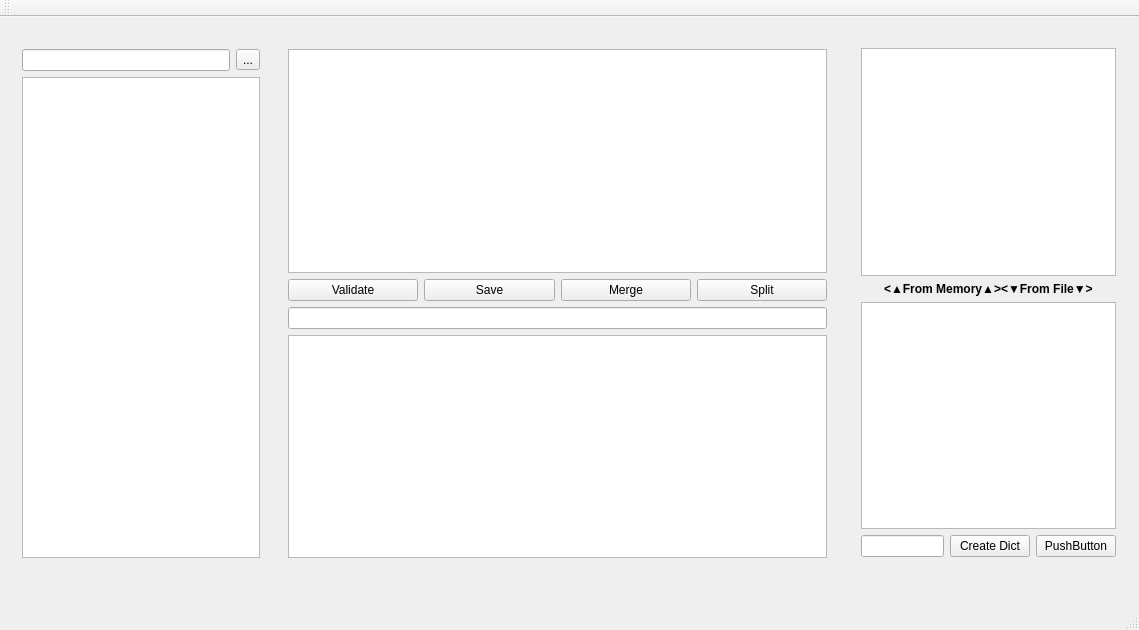
<?xml version="1.0" encoding="UTF-8"?>
<ui version="4.0">
 <class>MainWindow</class>
 <widget class="QMainWindow" name="MainWindow">
  <property name="geometry">
   <rect>
    <x>0</x>
    <y>0</y>
    <width>1139</width>
    <height>630</height>
   </rect>
  </property>
  <property name="windowTitle">
   <string>MainWindow</string>
  </property>
  <widget class="QWidget" name="centralWidget">
   <widget class="QWidget" name="layoutWidget">
    <property name="geometry">
     <rect>
      <x>11</x>
      <y>21</y>
      <width>260</width>
      <height>551</height>
     </rect>
    </property>
    <layout class="QVBoxLayout" name="verticalLayout_4">
     <item>
      <layout class="QVBoxLayout" name="verticalLayout">
       <item>
        <layout class="QHBoxLayout" name="horizontalLayout">
         <item>
          <widget class="QLineEdit" name="lineEditSourceFile"/>
         </item>
         <item>
          <widget class="QToolButton" name="toolButtonFileSelect">
           <property name="text">
            <string>...</string>
           </property>
          </widget>
         </item>
        </layout>
       </item>
       <item>
        <widget class="QListView" name="listViewFiles"/>
       </item>
      </layout>
     </item>
     <item>
      <widget class="QLabel" name="label">
       <property name="text">
        <string>&lt;Select Source Files&gt;</string>
       </property>
       <property name="alignment">
        <set>Qt::AlignCenter</set>
       </property>
      </widget>
     </item>
    </layout>
   </widget>
   <widget class="QWidget" name="layoutWidget">
    <property name="geometry">
     <rect>
      <x>277</x>
      <y>21</y>
      <width>561</width>
      <height>551</height>
     </rect>
    </property>
    <layout class="QVBoxLayout" name="verticalLayout_5">
     <property name="sizeConstraint">
      <enum>QLayout::SetDefaultConstraint</enum>
     </property>
     <item>
      <layout class="QVBoxLayout" name="verticalLayout_3">
       <item>
        <widget class="QPlainTextEdit" name="plainTextEditContent"/>
       </item>
       <item>
        <layout class="QHBoxLayout" name="horizontalLayout_3">
         <item>
          <widget class="QPushButton" name="pushButtonValidate">
           <property name="text">
            <string>Validate</string>
           </property>
          </widget>
         </item>
         <item>
          <widget class="QPushButton" name="pushButtonSave">
           <property name="text">
            <string>Save</string>
           </property>
          </widget>
         </item>
         <item>
          <widget class="QPushButton" name="pushButtonMerge">
           <property name="text">
            <string>Merge</string>
           </property>
          </widget>
         </item>
         <item>
          <widget class="QPushButton" name="pushButtonSplit">
           <property name="text">
            <string>Split</string>
           </property>
          </widget>
         </item>
        </layout>
       </item>
       <item>
        <widget class="QLineEdit" name="lineEditWord"/>
       </item>
       <item>
        <widget class="QPlainTextEdit" name="plainTextEditDefinition"/>
       </item>
      </layout>
     </item>
     <item>
      <widget class="QLabel" name="label_2">
       <property name="text">
        <string>&lt;Split Word and Definition parts&gt;</string>
       </property>
       <property name="alignment">
        <set>Qt::AlignCenter</set>
       </property>
      </widget>
     </item>
    </layout>
   </widget>
   <widget class="QWidget" name="layoutWidget">
    <property name="geometry">
     <rect>
      <x>850</x>
      <y>20</y>
      <width>277</width>
      <height>551</height>
     </rect>
    </property>
    <layout class="QVBoxLayout" name="verticalLayout_6">
     <item>
      <layout class="QVBoxLayout" name="verticalLayout_2">
       <item>
        <widget class="QListView" name="listViewWordFromMap"/>
       </item>
       <item alignment="Qt::AlignHCenter">
        <widget class="QLabel" name="label_4">
         <property name="text">
          <string>&lt;html&gt;&lt;head/&gt;&lt;body&gt;&lt;p&gt;&lt;span style=&quot; font-size:9pt; font-weight:600;&quot;&gt;&amp;lt;▲From Memory▲&amp;gt;&amp;lt;▼From File▼&amp;gt;&lt;/span&gt;&lt;/p&gt;&lt;/body&gt;&lt;/html&gt;</string>
         </property>
        </widget>
       </item>
       <item>
        <widget class="QListView" name="listViewWordFromFile"/>
       </item>
       <item>
        <layout class="QHBoxLayout" name="horizontalLayout_2">
         <item>
          <widget class="QLineEdit" name="lineEditTargetFile"/>
         </item>
         <item>
          <widget class="QPushButton" name="pushButtonCreateDict">
           <property name="text">
            <string>Create Dict</string>
           </property>
          </widget>
         </item>
         <item>
          <widget class="QPushButton" name="pushButton">
           <property name="text">
            <string>PushButton</string>
           </property>
          </widget>
         </item>
        </layout>
       </item>
      </layout>
     </item>
     <item>
      <widget class="QLabel" name="label_3">
       <property name="text">
        <string>&lt;Create ifo, idx, dict files&gt;</string>
       </property>
       <property name="alignment">
        <set>Qt::AlignCenter</set>
       </property>
      </widget>
     </item>
    </layout>
   </widget>
  </widget>
  <widget class="QMenuBar" name="menuBar">
   <property name="geometry">
    <rect>
     <x>0</x>
     <y>0</y>
     <width>1139</width>
     <height>21</height>
    </rect>
   </property>
  </widget>
  <widget class="QToolBar" name="mainToolBar">
   <attribute name="toolBarArea">
    <enum>TopToolBarArea</enum>
   </attribute>
   <attribute name="toolBarBreak">
    <bool>false</bool>
   </attribute>
  </widget>
  <widget class="QStatusBar" name="statusBar"/>
 </widget>
 <layoutdefault spacing="6" margin="11"/>
 <resources/>
 <connections/>
</ui>
